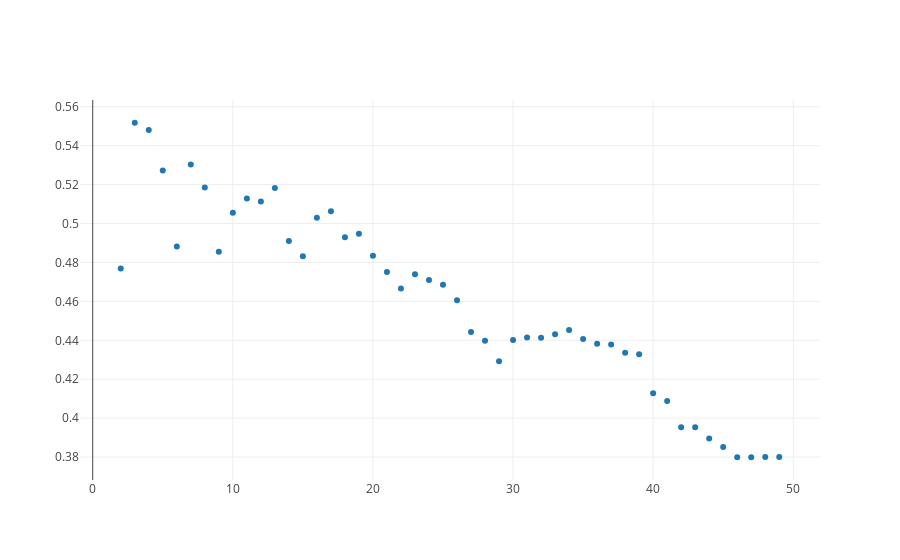

The cell this chart's notebook holds for it:
### Code cell
plot([trace_1])

### Figure 1 — Plotly figure (JSON) as saved in the notebook; plotly's stock layout.template omitted (floating-point values rounded to 4 significant figures)
{"data": [{"mode": "markers", "name": "data", "text": [], "type": "scatter", "uid": "ba76f30f-407f-4857-904e-fef98a185156", "x": [2, 3, 4, 5, 6, 7, 8, 9, 10, 11, 12, 13, 14, 15, 16, 17, 18, 19, 20, 21, 22, 23, 24, 25, 26, 27, 28, 29, 30, 31, 32, 33, 34, 35, 36, 37, 38, 39, 40, 41, 42, 43, 44, 45, 46, 47, 48, 49], "y": [0.4769, 0.5518, 0.5481, 0.5273, 0.4882, 0.5304, 0.5185, 0.4855, 0.5055, 0.5129, 0.5113, 0.5183, 0.4911, 0.4832, 0.503, 0.5064, 0.493, 0.4947, 0.4834, 0.4751, 0.4667, 0.474, 0.471, 0.4686, 0.4606, 0.4443, 0.4398, 0.4293, 0.4402, 0.4415, 0.4413, 0.4431, 0.4453, 0.4407, 0.4382, 0.4378, 0.4336, 0.4328, 0.4128, 0.4089, 0.3953, 0.3954, 0.3895, 0.3852, 0.3799, 0.3799, 0.38, 0.38]}], "layout": {"autosize": true, "xaxis": {"autorange": true, "range": [-0.9177, 51.92], "type": "linear"}, "yaxis": {"autorange": true, "range": [0.3673, 0.5644], "type": "linear"}}}
